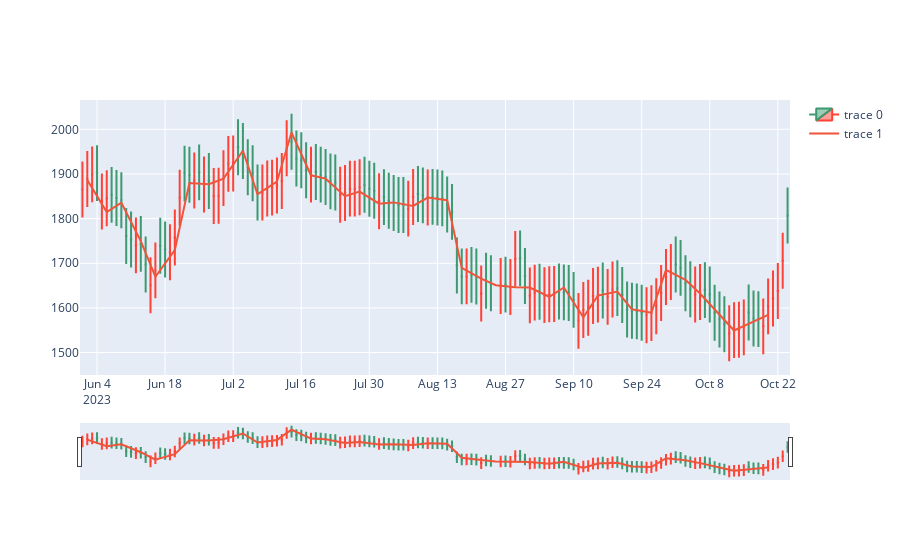

Write notebook code for a chart like this one.
### Code cell
df_new = df_filter
df_new["UP_STD"] = df_new["AVG_PRICE"].std()/2 + df_new["AVG_PRICE"]
df_new["DOWN_STD"] = 0 - df_new["AVG_PRICE"].std()/2 + df_new["AVG_PRICE"]

fig = go.Figure()
fig.add_trace(go.Candlestick(
    x=df_new["DAY_DATE"],
    open=df_new["AVG_PRICE"],
    close=df_new["AVG_PRICE"],
    high=df_new["UP_STD"],
    low=df_new["DOWN_STD"]
))

sdf = sdf[sdf["DAY_DATE"] > '2023-06-01']

fig.add_trace(go.Scatter(x=sdf["DAY_DATE"],y=sdf["PRICE"]))
fig.show()
